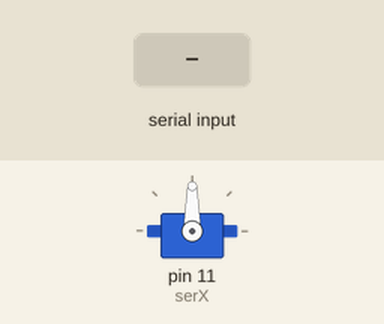
The sketch below on a simulated Arduino Uno, built with avr-gcc and run on an emulated ATmega328P. Parts: servo. Inputs (shaded band) come from the test bench.

Above: at 1.2 s.
1.3 s: "30,150\n" received over Serial
At 1.9 s:
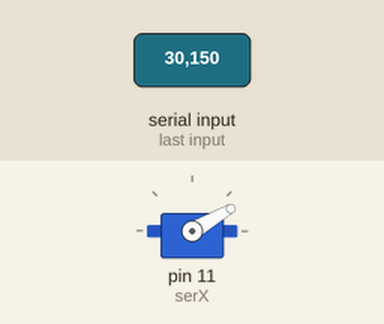
2.8 s: "5\n" received over Serial
At 4.0 s:
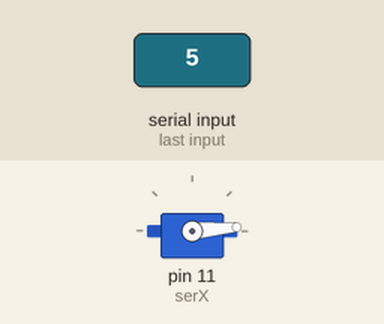
4.3 s: "200\n" received over Serial
At 5.2 s:
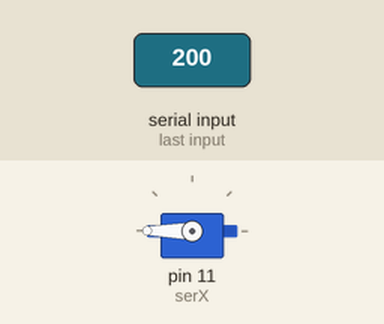
5.8 s: "90,45\n" received over Serial
At 6.4 s:
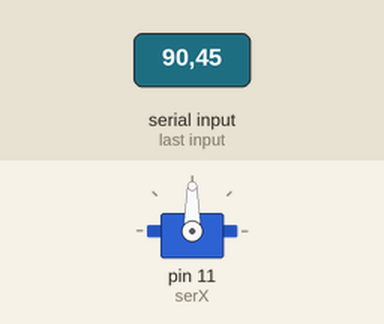
Timing chart, 0 to 8.3 s (numbered marks = the images above; inputs shaded):
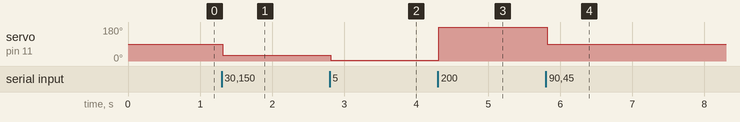

Measured:
- after the input at 1.3 s, servo on pin 11 (serX): 90° → 30° at once
- after the input at 2.8 s, servo on pin 11 (serX): 30° → 5° at once
- after the input at 4.3 s, servo on pin 11 (serX): 5° → 180° at once
- after the input at 5.8 s, servo on pin 11 (serX): 180° → 90° at once

The sketch:

ServoX.ino
```cpp
#include <Servo.h>

Servo serX;

String inByte;
int pos;

void setup() {
  // put your setup code here, to run once:
  serX.attach(11);
  Serial.begin(9600);
  Serial.setTimeout(10);
}

void loop() {
  // put your main code here, to run repeatedly:
  if (Serial.available()) {
    inByte = Serial.readString();
    pos = inByte.toInt();

    serX.write(pos);
  }
}
```
